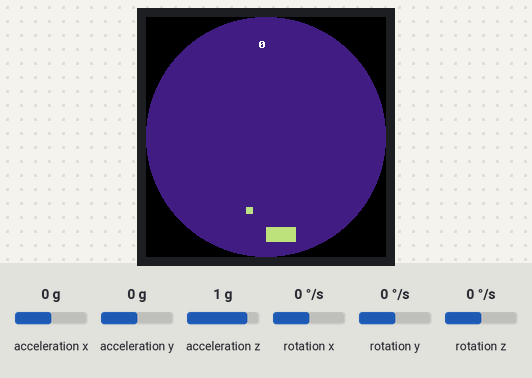
The program below on a simulated Raspberry Pi Pico running MicroPython. On the bench: 240×240 colour display. The inputs (shaded band) are chosen by the test bench; at power-on: rotation x 0 °/s, acceleration x 0 g, acceleration y 0 g, acceleration z 1 g, rotation y 0 °/s, rotation z 0 °/s. Random numbers come from a fixed seed. At 7.0 s the program stops and its outputs stay as they are.

Above: at 1.4 s.
1.5 s: rotation x set to -192 °/s
At 1.78 s:
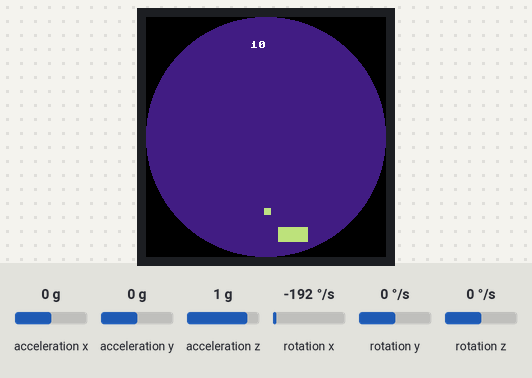
At 7.4 s:
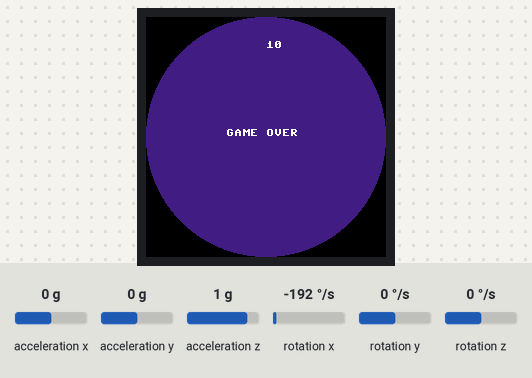
Timing chart, 0 to 8.5 s (numbered marks = the images above; inputs shaded):
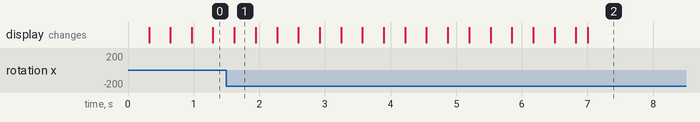

The program:

02_PicoPong.py
```python
# PicoPong.py: a simple Pong game by Vincent Mistler (YouMakeTech)
# 用上次的乒乓來試試看，若要旋轉表盤來移動，應該修改成什麼？往下到 41th line
from RP import *
import random

LCD = LCD_1inch28()
LCD.set_bl_pwm(30000)
qmi8658=QMI8658()
Vbat= ADC(Pin(Vbat_Pin))

def color(R,G,B):
    return (((G&0b00011100)<<3) +((B&0b11111000)>>3)<<8) + (R&0b11111000)+((G&0b11100000)>>5)

R = random.randint(-1,256)
G = random.randint(-1,256)
B = random.randint(-1,256)

c1 = color(R,G,B)
c2 = color(256 - R,256-G,256-B)
c3 = color(256-R,256 - G,B)

def pico_pong_main():
    SCREEN_WIDTH = 240
    SCREEN_HEIGHT = 240
    BALL_SIZE = int(SCREEN_WIDTH/32)
    PADDLE_WIDTH = int(SCREEN_WIDTH/8)
    PADDLE_HEIGHT = int(SCREEN_HEIGHT/16)
    PADDLE_Y = SCREEN_HEIGHT-2*PADDLE_HEIGHT

    ballX = random.randint(0,240)
    ballY = 120
    ballVX = 2.0
    ballVY = 2.0

    paddleX = int(SCREEN_WIDTH/2)
    paddleVX = 3
    score = 0

    while True:
        xyz=qmi8658.Read_XYZ()
        #利用 xw 加速度，改成 zw 會變成？
        x_shift = int(xyz[3]/10)
        if x_shift < 0:
            paddleX += paddleVX
            if paddleX + PADDLE_WIDTH > SCREEN_WIDTH:
                paddleX = SCREEN_WIDTH - PADDLE_WIDTH
        elif x_shift > 0:
            paddleX -= paddleVX
            if paddleX < 0:
                paddleX = 0
        if abs(ballVX) < 1:
            ballVX = 1

        ballX = int(ballX + ballVX)
        ballY = int(ballY + ballVY)

        collision=False
        if ballX < 0:
            ballX = 0
            ballVX = -ballVX
            collision = True

        if ballX + BALL_SIZE > SCREEN_WIDTH:

            ballX = SCREEN_WIDTH-BALL_SIZE
            ballVX = -ballVX
            collision = True

        if ballY+BALL_SIZE>PADDLE_Y and ballX > paddleX-BALL_SIZE and ballX<paddleX+PADDLE_WIDTH+BALL_SIZE:
            ballVY = -ballVY
            ballY = PADDLE_Y-BALL_SIZE
            ballVY -= 0.2
            ballVX += (ballX - (paddleX + PADDLE_WIDTH/2))/10
            collision = True
            score += 10

        if ballY < 0:
            ballY = 0
            ballVY = -ballVY
            collision = True

        if ballY + BALL_SIZE > SCREEN_HEIGHT:
            LCD.fill(c1)
            LCD.text("GAME OVER", int(SCREEN_WIDTH/2)-int(len("Game Over!")/2 * 8), int(SCREEN_HEIGHT/2) - 8,LCD.white)
            LCD.text(str(score),int(SCREEN_WIDTH/2)-int(len(str(score))/4),int(SCREEN_HEIGHT/10),LCD.white)
            LCD.show()

            while x_shift == 0 :
                time.sleep(0.001)
            break

        LCD.fill(c1)
        LCD.fill_rect(paddleX, PADDLE_Y, PADDLE_WIDTH, PADDLE_HEIGHT, c2)
        LCD.fill_rect(ballX, ballY, BALL_SIZE, BALL_SIZE, c3)
        LCD.text(str(score), int(SCREEN_WIDTH/2)-int(len(str(score))*8),int(SCREEN_HEIGHT/10),LCD.white)
        LCD.show()

if __name__ == "__main__":
    pico_pong_main()
```

RP.py
```python
from machine import Pin,I2C,SPI,PWM,ADC
import framebuf
import time , utime

I2C_SDA = 6
I2C_SDL = 7

DC = 8
CS = 9
SCK = 10
MOSI = 11
RST = 12

BL = 25

Vbat_Pin = 29

class LCD_1inch28(framebuf.FrameBuffer):
    def __init__(self):
        self.width = 240
        self.height = 240

        self.cs = Pin(CS,Pin.OUT)
        self.rst = Pin(RST,Pin.OUT)

        self.cs(1)
        self.spi = SPI(1,100_000_000,polarity=0, phase=0,sck=Pin(SCK),mosi=Pin(MOSI),miso=None)
        self.dc = Pin(DC,Pin.OUT)
        self.dc(1)
        self.buffer = bytearray(self.height * self.width * 2)
        super().__init__(self.buffer, self.width, self.height, framebuf.RGB565)
        self.init_display()

        self.red   =   0x07E0
        self.green =   0x001f
        self.blue  =   0xf800
        self.white =   0xffff
        self.cyan = 0xFFE0
        self.yellow = 0x07FF
        self.black = 0x0000

        self.fill(self.white)
        self.show()

        self.pwm = PWM(Pin(BL))
        self.pwm.freq(5000)

    def write_cmd(self, cmd):
        self.cs(1)
        self.dc(0)
        self.cs(0)
        self.spi.write(bytearray([cmd]))
        self.cs(1)

    def write_data(self, buf):
        self.cs(1)
        self.dc(1)
        self.cs(0)
        self.spi.write(bytearray([buf]))
        self.cs(1)
    def set_bl_pwm(self,duty):
        self.pwm.duty_u16(duty)#max 65535
    def init_display(self):
        """Initialize dispaly"""
        self.rst(1)
        time.sleep(0.01)
        self.rst(0)
        time.sleep(0.01)
        self.rst(1)
        time.sleep(0.05)

        self.write_cmd(0xEF)
        self.write_cmd(0xEB)
        self.write_data(0x14)

        self.write_cmd(0xFE)
        self.write_cmd(0xEF)

        self.write_cmd(0xEB)
        self.write_data(0x14)

        self.write_cmd(0x84)
        self.write_data(0x40)

        self.write_cmd(0x85)
        self.write_data(0xFF)

        self.write_cmd(0x86)
        self.write_data(0xFF)

        self.write_cmd(0x87)
        self.write_data(0xFF)

        self.write_cmd(0x88)
        self.write_data(0x0A)

        self.write_cmd(0x89)
        self.write_data(0x21)

        self.write_cmd(0x8A)
        self.write_data(0x00)

        self.write_cmd(0x8B)
        self.write_data(0x80)

        self.write_cmd(0x8C)
        self.write_data(0x01)

        self.write_cmd(0x8D)
        self.write_data(0x01)

        self.write_cmd(0x8E)
        self.write_data(0xFF)

        self.write_cmd(0x8F)
        self.write_data(0xFF)


        self.write_cmd(0xB6)
        self.write_data(0x00)
        self.write_data(0x20)

        self.write_cmd(0x36)
        self.write_data(0x98)

        self.write_cmd(0x3A)
        self.write_data(0x05)


        self.write_cmd(0x90)
        self.write_data(0x08)
        self.write_data(0x08)
        self.write_data(0x08)
        self.write_data(0x08)

        self.write_cmd(0xBD)
        self.write_data(0x06)

        self.write_cmd(0xBC)
        self.write_data(0x00)

        self.write_cmd(0xFF)
        self.write_data(0x60)
        self.write_data(0x01)
        self.write_data(0x04)

        self.write_cmd(0xC3)
        self.write_data(0x13)
        self.write_cmd(0xC4)
        self.write_data(0x13)

        self.write_cmd(0xC9)
        self.write_data(0x22)

        self.write_cmd(0xBE)
        self.write_data(0x11)

        self.write_cmd(0xE1)
        self.write_data(0x10)
        self.write_data(0x0E)

        self.write_cmd(0xDF)
        self.write_data(0x21)
        self.write_data(0x0c)
        self.write_data(0x02)

        self.write_cmd(0xF0)
        self.write_data(0x45)
        self.write_data(0x09)
        self.write_data(0x08)
        self.write_data(0x08)
        self.write_data(0x26)
        self.write_data(0x2A)

        self.write_cmd(0xF1)
        self.write_data(0x43)
        self.write_data(0x70)
        self.write_data(0x72)
        self.write_data(0x36)
        self.write_data(0x37)
        self.write_data(0x6F)


        self.write_cmd(0xF2)
        self.write_data(0x45)
        self.write_data(0x09)
        self.write_data(0x08)
        self.write_data(0x08)
        self.write_data(0x26)
        self.write_data(0x2A)

        self.write_cmd(0xF3)
        self.write_data(0x43)
        self.write_data(0x70)
        self.write_data(0x72)
        self.write_data(0x36)
        self.write_data(0x37)
        self.write_data(0x6F)

        self.write_cmd(0xED)
        self.write_data(0x1B)
        self.write_data(0x0B)

        self.write_cmd(0xAE)
        self.write_data(0x77)

        self.write_cmd(0xCD)
        self.write_data(0x63)


        self.write_cmd(0x70)
        self.write_data(0x07)
        self.write_data(0x07)
        self.write_data(0x04)
        self.write_data(0x0E)
        self.write_data(0x0F)
        self.write_data(0x09)
        self.write_data(0x07)
        self.write_data(0x08)
        self.write_data(0x03)

        self.write_cmd(0xE8)
        self.write_data(0x34)

        self.write_cmd(0x62)
        self.write_data(0x18)
        self.write_data(0x0D)
        self.write_data(0x71)
        self.write_data(0xED)
        self.write_data(0x70)
        self.write_data(0x70)
        self.write_data(0x18)
        self.write_data(0x0F)
        self.write_data(0x71)
        self.write_data(0xEF)
        self.write_data(0x70)
        self.write_data(0x70)

        self.write_cmd(0x63)
        self.write_data(0x18)
        self.write_data(0x11)
        self.write_data(0x71)
        self.write_data(0xF1)
        self.write_data(0x70)
        self.write_data(0x70)
        self.write_data(0x18)
        self.write_data(0x13)
        self.write_data(0x71)
        self.write_data(0xF3)
        self.write_data(0x70)
        self.write_data(0x70)

        self.write_cmd(0x64)
        self.write_data(0x28)
        self.write_data(0x29)
        self.write_data(0xF1)
        self.write_data(0x01)
        self.write_data(0xF1)
        self.write_data(0x00)
        self.write_data(0x07)

        self.write_cmd(0x66)
        self.write_data(0x3C)
        self.write_data(0x00)
        self.write_data(0xCD)
        self.write_data(0x67)
        self.write_data(0x45)
        self.write_data(0x45)
        self.write_data(0x10)
        self.write_data(0x00)
        self.write_data(0x00)
        self.write_data(0x00)

        self.write_cmd(0x67)
        self.write_data(0x00)
        self.write_data(0x3C)
        self.write_data(0x00)
        self.write_data(0x00)
        self.write_data(0x00)
        self.write_data(0x01)
        self.write_data(0x54)
        self.write_data(0x10)
        self.write_data(0x32)
        self.write_data(0x98)

        self.write_cmd(0x74)
        self.write_data(0x10)
        self.write_data(0x85)
        self.write_data(0x80)
        self.write_data(0x00)
        self.write_data(0x00)
        self.write_data(0x4E)
        self.write_data(0x00)

        self.write_cmd(0x98)
        self.write_data(0x3e)
        self.write_data(0x07)

        self.write_cmd(0x35)
        self.write_cmd(0x21)

        self.write_cmd(0x11)
        time.sleep(0.12)
        self.write_cmd(0x29)
        time.sleep(0.02)

        self.write_cmd(0x21)

        self.write_cmd(0x11)

        self.write_cmd(0x29)

    def show(self):
        self.write_cmd(0x2A)
        self.write_data(0x00)
        self.write_data(0x00)
        self.write_data(0x00)
        self.write_data(0xef)

        self.write_cmd(0x2B)
        self.write_data(0x00)
        self.write_data(0x00)
        self.write_data(0x00)
        self.write_data(0xEF)

        self.write_cmd(0x2C)

        self.cs(1)
        self.dc(1)
        self.cs(0)
        self.spi.write(self.buffer)
        self.cs(1)


class QMI8658(object):
    def __init__(self,address=0X6B):
        self._address = address
        self._bus = I2C(id=1,scl=Pin(I2C_SDL),sda=Pin(I2C_SDA),freq=100_000)
        bRet=self.WhoAmI()
        if bRet :
            self.Read_Revision()
        else    :
            return NULL
        self.Config_apply()

    def _read_byte(self,cmd):
        rec=self._bus.readfrom_mem(int(self._address),int(cmd),1)
        return rec[0]
    def _read_block(self, reg, length=1):
        rec=self._bus.readfrom_mem(int(self._address),int(reg),length)
        return rec
    def _read_u16(self,cmd):
        LSB = self._bus.readfrom_mem(int(self._address),int(cmd),1)
        MSB = self._bus.readfrom_mem(int(self._address),int(cmd)+1,1)
        return (MSB[0] << 8) + LSB[0]
    def _write_byte(self,cmd,val):
        self._bus.writeto_mem(int(self._address),int(cmd),bytes([int(val)]))

    def WhoAmI(self):
        bRet=False
        if (0x05) == self._read_byte(0x00):
            bRet = True
        return bRet
    def Read_Revision(self):
        return self._read_byte(0x01)
    def Config_apply(self):
        # REG CTRL1
        self._write_byte(0x02,0x60)
        # REG CTRL2 : QMI8658AccRange_8g  and QMI8658AccOdr_1000Hz
        self._write_byte(0x03,0x23)
        # REG CTRL3 : QMI8658GyrRange_512dps and QMI8658GyrOdr_1000Hz
        self._write_byte(0x04,0x53)
        # REG CTRL4 : No
        self._write_byte(0x05,0x00)
        # REG CTRL5 : Enable Gyroscope And Accelerometer Low-Pass Filter
        self._write_byte(0x06,0x11)
        # REG CTRL6 : Disables Motion on Demand.
        self._write_byte(0x07,0x00)
        # REG CTRL7 : Enable Gyroscope And Accelerometer
        self._write_byte(0x08,0x03)

    def Read_Raw_XYZ(self):
        xyz=[0,0,0,0,0,0]
        raw_timestamp = self._read_block(0x30,3)
        raw_acc_xyz=self._read_block(0x35,6)
        raw_gyro_xyz=self._read_block(0x3b,6)
        raw_xyz=self._read_block(0x35,12)
        timestamp = (raw_timestamp[2]<<16)|(raw_timestamp[1]<<8)|(raw_timestamp[0])
        for i in range(6):
            # xyz[i]=(raw_acc_xyz[(i*2)+1]<<8)|(raw_acc_xyz[i*2])
            # xyz[i+3]=(raw_gyro_xyz[((i+3)*2)+1]<<8)|(raw_gyro_xyz[(i+3)*2])
            xyz[i] = (raw_xyz[(i*2)+1]<<8)|(raw_xyz[i*2])
            if xyz[i] >= 32767:
                xyz[i] = xyz[i]-65535
        return xyz
    def Read_XYZ(self):
        xyz=[0,0,0,0,0,0]
        raw_xyz=self.Read_Raw_XYZ()
        #QMI8658AccRange_8g
        acc_lsb_div=(1<<12)
        #QMI8658GyrRange_512dps
        gyro_lsb_div = 64
        for i in range(3):
            xyz[i]=raw_xyz[i]/acc_lsb_div#(acc_lsb_div/1000.0)
            xyz[i+3]=raw_xyz[i+3]*1.0/gyro_lsb_div
        return xyz

if __name__=='__main__':

    LCD = LCD_1inch28()
    LCD.set_bl_pwm(65535)
    qmi8658=QMI8658()
    Vbat= ADC(Pin(Vbat_Pin))

    while(True):
        #read QMI8658
        xyz=qmi8658.Read_XYZ()

        LCD.fill(LCD.white)

        LCD.fill_rect(0,0,240,40,LCD.red)
        LCD.text("RP2040-LCD-1.28",60,25,LCD.white)

        LCD.fill_rect(0,40,240,40,LCD.blue)
        LCD.text("Waveshare",80,57,LCD.white)

        LCD.fill_rect(0,80,120,120,0x1805)
        LCD.text("ACC_X={:+.2f}".format(xyz[0]),20,100-3,LCD.white)
        LCD.text("ACC_Y={:+.2f}".format(xyz[1]),20,140-3,LCD.white)
        LCD.text("ACC_Z={:+.2f}".format(xyz[2]),20,180-3,LCD.white)

        LCD.fill_rect(120,80,120,120,0xF073)
        LCD.text("GYR_X={:+3.2f}".format(xyz[3]),125,100-3,LCD.white)
        LCD.text("GYR_Y={:+3.2f}".format(xyz[4]),125,140-3,LCD.white)
        LCD.text("GYR_Z={:+3.2f}".format(xyz[5]),125,180-3,LCD.white)

        LCD.fill_rect(0,200,240,40,0x180f)
        reading = Vbat.read_u16()*3.3/65535*2
        LCD.text("Vbat={:.2f}".format(reading),80,215,LCD.white)

        LCD.show()
        time.sleep(0.1)
```
